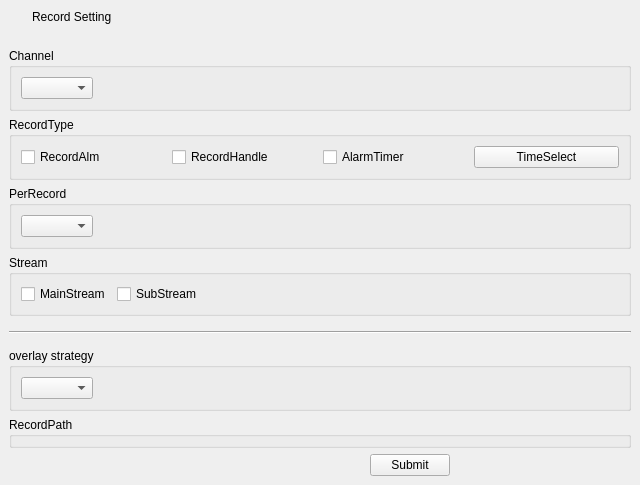
<?xml version="1.0" encoding="UTF-8"?>
<ui version="4.0">
 <class>DlgRecordSet</class>
 <widget class="QDialog" name="DlgRecordSet">
  <property name="geometry">
   <rect>
    <x>0</x>
    <y>0</y>
    <width>640</width>
    <height>478</height>
   </rect>
  </property>
  <property name="windowTitle">
   <string>Dialog</string>
  </property>
  <layout class="QGridLayout" name="gridLayout_8">
   <property name="leftMargin">
    <number>0</number>
   </property>
   <property name="topMargin">
    <number>0</number>
   </property>
   <property name="rightMargin">
    <number>0</number>
   </property>
   <property name="bottomMargin">
    <number>0</number>
   </property>
   <item row="0" column="0">
    <widget class="QWidget" name="WidGetTitle" native="true">
     <property name="enabled">
      <bool>true</bool>
     </property>
     <property name="sizePolicy">
      <sizepolicy hsizetype="Preferred" vsizetype="Fixed">
       <horstretch>0</horstretch>
       <verstretch>0</verstretch>
      </sizepolicy>
     </property>
     <property name="minimumSize">
      <size>
       <width>0</width>
       <height>33</height>
      </size>
     </property>
     <property name="maximumSize">
      <size>
       <width>16777215</width>
       <height>33</height>
      </size>
     </property>
     <layout class="QGridLayout" name="gridLayout_2">
      <property name="leftMargin">
       <number>0</number>
      </property>
      <property name="topMargin">
       <number>0</number>
      </property>
      <property name="rightMargin">
       <number>0</number>
      </property>
      <property name="bottomMargin">
       <number>0</number>
      </property>
      <property name="spacing">
       <number>0</number>
      </property>
      <item row="0" column="2">
       <widget class="QLabel" name="LabTitle">
        <property name="minimumSize">
         <size>
          <width>0</width>
          <height>33</height>
         </size>
        </property>
        <property name="maximumSize">
         <size>
          <width>16777215</width>
          <height>33</height>
         </size>
        </property>
        <property name="text">
         <string>Record Setting</string>
        </property>
       </widget>
      </item>
      <item row="0" column="0">
       <widget class="QLabel" name="LabIco">
        <property name="minimumSize">
         <size>
          <width>32</width>
          <height>33</height>
         </size>
        </property>
        <property name="maximumSize">
         <size>
          <width>32</width>
          <height>33</height>
         </size>
        </property>
        <property name="text">
         <string/>
        </property>
       </widget>
      </item>
      <item row="0" column="3">
       <widget class="QWidget" name="MenuWidget" native="true">
        <property name="sizePolicy">
         <sizepolicy hsizetype="Minimum" vsizetype="Preferred">
          <horstretch>0</horstretch>
          <verstretch>0</verstretch>
         </sizepolicy>
        </property>
        <property name="minimumSize">
         <size>
          <width>128</width>
          <height>33</height>
         </size>
        </property>
        <property name="maximumSize">
         <size>
          <width>128</width>
          <height>33</height>
         </size>
        </property>
        <widget class="QPushButton" name="BtnClose">
         <property name="geometry">
          <rect>
           <x>96</x>
           <y>0</y>
           <width>40</width>
           <height>33</height>
          </rect>
         </property>
         <property name="text">
          <string/>
         </property>
         <property name="autoDefault">
          <bool>true</bool>
         </property>
         <property name="flat">
          <bool>true</bool>
         </property>
        </widget>
       </widget>
      </item>
     </layout>
    </widget>
   </item>
   <item row="1" column="0">
    <layout class="QGridLayout" name="gridLayout">
     <property name="leftMargin">
      <number>9</number>
     </property>
     <property name="topMargin">
      <number>9</number>
     </property>
     <property name="rightMargin">
      <number>9</number>
     </property>
     <property name="bottomMargin">
      <number>9</number>
     </property>
     <item row="2" column="0">
      <widget class="QGroupBox" name="groupBox_2">
       <property name="title">
        <string>PerRecord</string>
       </property>
       <layout class="QGridLayout" name="gridLayout_4">
        <item row="0" column="0">
         <widget class="QComboBox" name="CBoxRecordSetRecordPerRecord"/>
        </item>
        <item row="0" column="1">
         <spacer name="horizontalSpacer">
          <property name="orientation">
           <enum>Qt::Horizontal</enum>
          </property>
          <property name="sizeHint" stdset="0">
           <size>
            <width>40</width>
            <height>20</height>
           </size>
          </property>
         </spacer>
        </item>
       </layout>
      </widget>
     </item>
     <item row="1" column="0">
      <widget class="QGroupBox" name="groupBox">
       <property name="title">
        <string>RecordType</string>
       </property>
       <layout class="QGridLayout" name="gridLayout_3">
        <item row="0" column="0">
         <widget class="QCheckBox" name="CBoxRecordSetRecordTypeAlarm">
          <property name="text">
           <string>RecordAlm</string>
          </property>
         </widget>
        </item>
        <item row="0" column="2">
         <widget class="QCheckBox" name="CBoxRecordSetRecordTypeTimer">
          <property name="text">
           <string>AlarmTimer</string>
          </property>
         </widget>
        </item>
        <item row="0" column="1">
         <widget class="QCheckBox" name="CBoxRecordSetRecordTypeHandle">
          <property name="text">
           <string>RecordHandle</string>
          </property>
         </widget>
        </item>
        <item row="0" column="3">
         <widget class="QPushButton" name="BtnCRecordSetRecordTypeTimeSelect">
          <property name="text">
           <string>TimeSelect</string>
          </property>
         </widget>
        </item>
       </layout>
      </widget>
     </item>
     <item row="6" column="0">
      <widget class="QGroupBox" name="groupBox_6">
       <property name="title">
        <string>RecordPath</string>
       </property>
      </widget>
     </item>
     <item row="0" column="0">
      <widget class="QGroupBox" name="groupBox_5">
       <property name="title">
        <string>Channel</string>
       </property>
       <layout class="QGridLayout" name="gridLayout_6">
        <item row="0" column="0">
         <widget class="QComboBox" name="CBoxRecordSetChannel"/>
        </item>
        <item row="0" column="1">
         <spacer name="horizontalSpacer_2">
          <property name="orientation">
           <enum>Qt::Horizontal</enum>
          </property>
          <property name="sizeHint" stdset="0">
           <size>
            <width>40</width>
            <height>20</height>
           </size>
          </property>
         </spacer>
        </item>
       </layout>
      </widget>
     </item>
     <item row="3" column="0">
      <widget class="QGroupBox" name="groupBox_3">
       <property name="title">
        <string>Stream</string>
       </property>
       <layout class="QGridLayout" name="gridLayout_5">
        <item row="0" column="0">
         <widget class="QCheckBox" name="CBoxRecordSetRecordStreamMain">
          <property name="text">
           <string>MainStream</string>
          </property>
         </widget>
        </item>
        <item row="0" column="1">
         <widget class="QCheckBox" name="CBoxRecordSetRecordStreamSub1">
          <property name="text">
           <string>SubStream</string>
          </property>
         </widget>
        </item>
        <item row="0" column="2">
         <spacer name="horizontalSpacer_3">
          <property name="orientation">
           <enum>Qt::Horizontal</enum>
          </property>
          <property name="sizeHint" stdset="0">
           <size>
            <width>40</width>
            <height>20</height>
           </size>
          </property>
         </spacer>
        </item>
       </layout>
      </widget>
     </item>
     <item row="5" column="0">
      <widget class="QGroupBox" name="groupBox_4">
       <property name="title">
        <string>overlay strategy</string>
       </property>
       <layout class="QGridLayout" name="gridLayout_7">
        <item row="1" column="0">
         <widget class="QComboBox" name="CBoxRecordSetRecordOverlayStrategy"/>
        </item>
        <item row="1" column="1">
         <spacer name="horizontalSpacer_4">
          <property name="orientation">
           <enum>Qt::Horizontal</enum>
          </property>
          <property name="sizeHint" stdset="0">
           <size>
            <width>40</width>
            <height>20</height>
           </size>
          </property>
         </spacer>
        </item>
       </layout>
      </widget>
     </item>
     <item row="7" column="0">
      <layout class="QHBoxLayout" name="horizontalLayout">
       <item>
        <spacer name="horizontalSpacer_7">
         <property name="orientation">
          <enum>Qt::Horizontal</enum>
         </property>
         <property name="sizeHint" stdset="0">
          <size>
           <width>40</width>
           <height>20</height>
          </size>
         </property>
        </spacer>
       </item>
       <item>
        <spacer name="horizontalSpacer_5">
         <property name="orientation">
          <enum>Qt::Horizontal</enum>
         </property>
         <property name="sizeHint" stdset="0">
          <size>
           <width>40</width>
           <height>20</height>
          </size>
         </property>
        </spacer>
       </item>
       <item>
        <widget class="QPushButton" name="BtnSubmit">
         <property name="text">
          <string>Submit</string>
         </property>
        </widget>
       </item>
       <item>
        <spacer name="horizontalSpacer_6">
         <property name="orientation">
          <enum>Qt::Horizontal</enum>
         </property>
         <property name="sizeHint" stdset="0">
          <size>
           <width>40</width>
           <height>20</height>
          </size>
         </property>
        </spacer>
       </item>
      </layout>
     </item>
     <item row="4" column="0">
      <widget class="Line" name="line">
       <property name="minimumSize">
        <size>
         <width>0</width>
         <height>20</height>
        </size>
       </property>
       <property name="orientation">
        <enum>Qt::Horizontal</enum>
       </property>
      </widget>
     </item>
    </layout>
   </item>
  </layout>
 </widget>
 <resources/>
 <connections/>
</ui>
